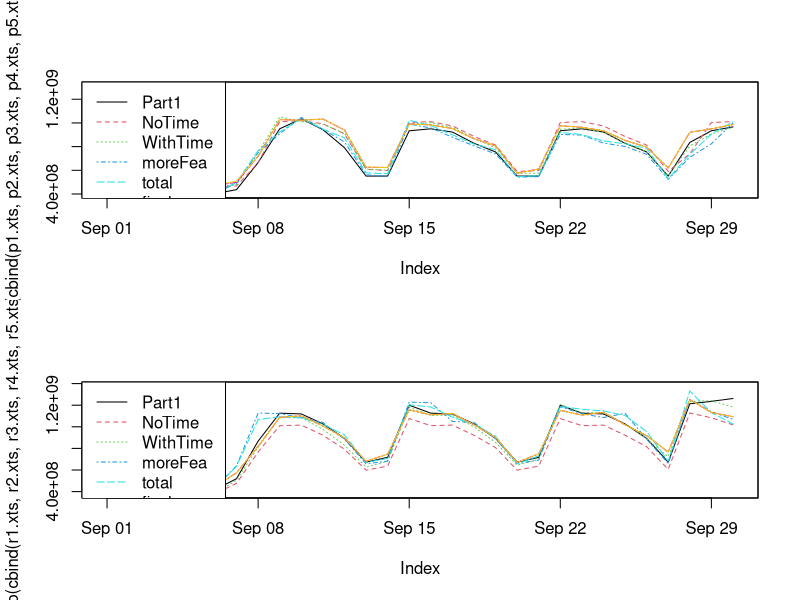

The R source for this figure:
library("xts")
d<-read.csv("com.csv")
p1<-ts(d[1:30,1],fre=7)
p2<-ts(d[1:30,2],fre=7)
p3<-ts(d[1:30,3],fre=7)
p4<-ts(d[1:30,4],fre=7)
p5<-ts(d[1:30,5],fre=7)
p6<-ts(d[1:30,6],fre=7)
p7<-ts(d[1:30,7],fre=7)
r1<-ts(d[32:61,1],fre=7)
r2<-ts(d[32:61,2],fre=7)
r3<-ts(d[32:61,3],fre=7)
r4<-ts(d[32:61,4],fre=7)
r5<-ts(d[32:61,5],fre=7)
r6<-ts(d[32:61,6],fre=7)
r7<-ts(d[32:61,7],fre=7)
p1.xts<-xts(p1,seq(as.POSIXct("2014-09-01"),len=length(p1),by='day'))
p2.xts<-xts(p2,seq(as.POSIXct("2014-09-01"),len=length(p2),by='day'))
p3.xts<-xts(p3,seq(as.POSIXct("2014-09-01"),len=length(p3),by='day'))
p4.xts<-xts(p4,seq(as.POSIXct("2014-09-01"),len=length(p4),by='day'))
p5.xts<-xts(p5,seq(as.POSIXct("2014-09-01"),len=length(p5),by='day'))
p6.xts<-xts(p6,seq(as.POSIXct("2014-09-01"),len=length(p6),by='day'))
p7.xts<-xts(p7,seq(as.POSIXct("2014-09-01"),len=length(p7),by='day'))
r1.xts<-xts(r1,seq(as.POSIXct("2014-09-01"),len=length(r1),by='day'))
r2.xts<-xts(r2,seq(as.POSIXct("2014-09-01"),len=length(r2),by='day'))
r3.xts<-xts(r3,seq(as.POSIXct("2014-09-01"),len=length(r3),by='day'))
r4.xts<-xts(r4,seq(as.POSIXct("2014-09-01"),len=length(r4),by='day'))
r5.xts<-xts(r5,seq(as.POSIXct("2014-09-01"),len=length(r5),by='day'))
r6.xts<-xts(r6,seq(as.POSIXct("2014-09-01"),len=length(r6),by='day'))
r7.xts<-xts(r7,seq(as.POSIXct("2014-09-01"),len=length(r7),by='day'))
par(mfcol=c(2,1))
plot(as.zoo(cbind(p1.xts,p2.xts,p3.xts,p4.xts,p5.xts,p6.xts,p7.xts)),col=1:9,lty=1:9,screens=1)
legend(x="topleft",legend=c("Part1","NoTime","WithTime","moreFea","total","final","final+noIO"),lty=1:9,col=1:9)
plot(as.zoo(cbind(r1.xts,r2.xts,r3.xts,r4.xts,r5.xts,r6.xts,r7.xts)),col=1:9,lty=1:9,screens=1)
legend(x="topleft",legend=c("Part1","NoTime","WithTime","moreFea","total","final","final+noIO"),lty=1:9,col=1:9)
